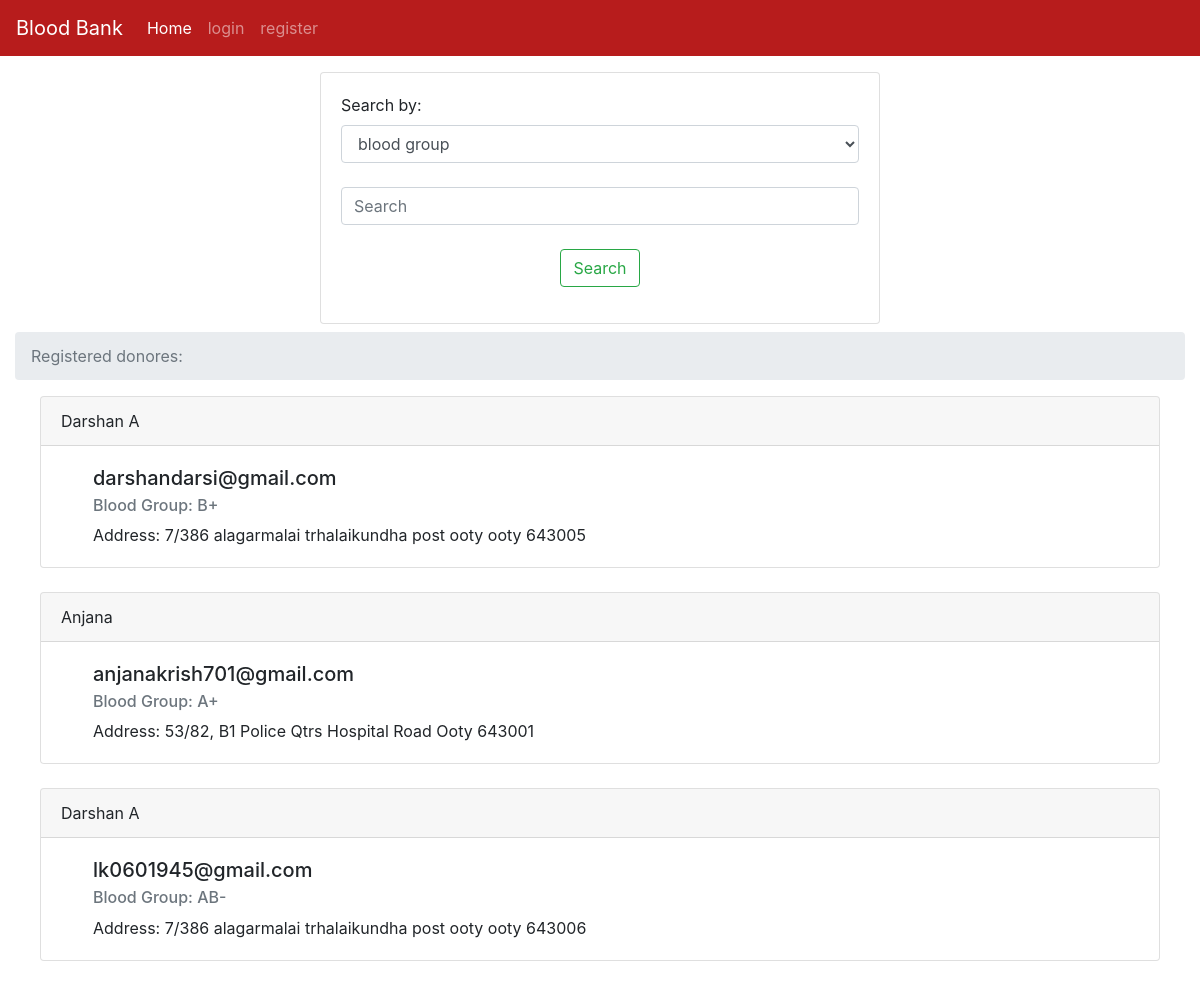
/index, run on the app's committed database.
### tables this page shows
CREATE TABLE users (name TEXT, addr TEXT, city TEXT, pin TEXT, bg TEXT,email TEXT UNIQUE, pass TEXT);

### server.py (the view, shortened to what this page needs)
@app.route('/index',methods = ['POST','GET'])
def index():
    if session.get('username') is not None:
        messages = session['username']
    else:
        messages = ""
    user = {'username': messages}
    print(messages)
    if request.method=='GET':
        con = sqlite3.connect('database.db')
        con.row_factory = sqlite3.Row
        cur = con.cursor()
        cur.execute("select * from users ")
        rows = cur.fetchall();
        return render_template('index.html', title='Home', user=user, rows=rows)

### templates/index.html (shortened to what this page needs)
{% extends "base.html" %} {% block content %}
<div class="container-fluid">
  <center>
    <div class="card text-left mt-3" style="width: 35rem">
      <div class="card-body">
        <form class="form-group" action="{{url_for('index')}}" method="POST">
          <label for="sel"> Search by:</label>
          <select
            name="type"
            class="form-control"
            id="exampleFormControlSelect1"
            required
          >
            <option value="blood">blood group</option>
            <option value="donorname">donorname</option></select
          ><br />
          <input
            class="form-control mr-sm-2"
            type="search"
            name="search"
            placeholder="Search"
            aria-label="Search"
            required
          /><br />
          <center>
            <button class="btn btn-outline-success my-2 my-sm-0" type="submit">
              Search
            </button>
          </center>
        </form>
      </div>
    </div>
  </center>
</div>
<div class="container-fluid">
  <nav aria-label="breadcrumb">
    <ol class="breadcrumb">
      <li class="breadcrumb-item active" aria-current="page">
        Registered donores:
      </li>
    </ol>
  </nav>
  <center>
    {% for row in rows %}
    <div class="card text-left" style="width: 70rem">
      <div class="card-header">{{row["name"]}}</div>
      <div class="card-body ml-3">
        <h5 class="card-title ml-3">{{row['email']}}</h5>
        <h6 class="card-subtitle mb-2 ml-3 text-muted">
          Blood Group: {{row['bg']}}
        </h6>
        <p class="card-text ml-3">
          Address: {{row["addr"]}} {{ row["city"]}} {{row['pin']}}
          <br />
      </div>
    </div>
    <br />
    {% endfor %}
  </center>
</div>
 {% endblock %}

### templates/base.html (shortened to what this page needs)
<html>
    <head>
        <link rel="stylesheet" href="https://stackpath.bootstrapcdn.com/bootstrap/4.1.3/css/bootstrap.min.css">
    </head>
    <body>
      {% if session['admin'] == True %}
      <nav class="navbar navbar-expand-lg navbar-dark" style="background-color: #b71c1c;">
        <button class="navbar-toggler" type="button" data-toggle="collapse" data-target="#navbarSupportedContent" aria-controls="navbarSupportedContent" aria-expanded="false" aria-label="Toggle navigation">
          <span class="navbar-toggler-icon"></span>
        </button>
      <div class="collapse navbar-collapse" id="navbarNav">
        <a class="navbar-brand" href="/">Blood Bank</a>
      <ul class="navbar-nav mr-auto">
        <li class="nav-item active">
          <a class="nav-link" href="/">Home <span class="sr-only">(current)</span></a>
        </li>
      <li class="nav-item">
        <a class="nav-link" href="/dashboard">Dashboard</a>
      </li>
      <li class="nav-item">
        <a class="nav-link" href="/bloodbank">add blood</a>
      </li>
      </ul>
      <ul class="navbar-nav ml-auto">
        <li class="nav-item">
          <a class="nav-link" href="{{url_for('logout')}}">logout</a>
        </li>
        </ul>
    </div>
  </nav>
      {%else%}
      <nav class="navbar navbar-expand-lg navbar-dark" style="background-color: #b71c1c;">
      <div class="collapse navbar-collapse" id="navbarNav">
        <a class="navbar-brand" href="/">Blood Bank</a>
      <ul class="navbar-nav mr-auto">
        <li class="nav-item active">
          <a class="nav-link" href="/">Home <span class="sr-only">(current)</span></a>
        </li>
      <li class="nav-item">
        <a class="nav-link" href="/login">login</a>
      </li>
      <li class="nav-item">
        <a class="nav-link" href="{{url_for('add')}}">register</a>
      </li>
    </ul>
  </div>
</nav>
    {%endif%}
          {% block content %}
           {% endblock %}
      </body>
</html>

### data on the page
users: name "Darshan A", email "darshandarsi@gmail.com", bg "B+", addr "7/386 alagarmalai trhalaikundha post ooty", city "ooty", pin "643005"
users: name "Anjana", email "anjanakrish701@gmail.com", bg "A+", addr "53/82, B1 Police Qtrs Hospital Road", city "Ooty", pin "643001"
users: name "Darshan A", email "lk0601945@gmail.com", bg "AB-", addr "7/386 alagarmalai trhalaikundha post ooty", city "ooty", pin "643006"
